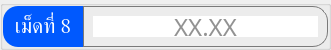
                     <widget class="QGroupBox" name="thickness_val_group_8">
                      <property name="minimumSize">
                       <size>
                        <width>0</width>
                        <height>50</height>
                       </size>
                      </property>
                      <property name="maximumSize">
                       <size>
                        <width>16777215</width>
                        <height>50</height>
                       </size>
                      </property>
                      <property name="styleSheet">
                       <string notr="true">color: rgb(255, 255, 255);</string>
                      </property>
                      <layout class="QHBoxLayout" name="horizontalLayout_27">
                       <property name="spacing">
                        <number>0</number>
                       </property>
                       <property name="leftMargin">
                        <number>0</number>
                       </property>
                       <property name="topMargin">
                        <number>0</number>
                       </property>
                       <property name="rightMargin">
                        <number>0</number>
                       </property>
                       <property name="bottomMargin">
                        <number>0</number>
                       </property>
                       <item>
                        <widget class="QLabel" name="thickness_val_title_8">
                         <property name="minimumSize">
                          <size>
                           <width>80</width>
                           <height>0</height>
                          </size>
                         </property>
                         <property name="font">
                          <font>
                           <family>Kanit</family>
                           <pointsize>16</pointsize>
                           <italic>false</italic>
                           <bold>false</bold>
                           <underline>false</underline>
                           <strikeout>false</strikeout>
                          </font>
                         </property>
                         <property name="styleSheet">
                          <string notr="true">background-color: #0059fe;
border-top-left-radius: 15px;
border-bottom-left-radius: 15px;</string>
                         </property>
                         <property name="text">
                          <string>เม็ดที่ 8</string>
                         </property>
                         <property name="alignment">
                          <set>Qt::AlignmentFlag::AlignCenter</set>
                         </property>
                        </widget>
                       </item>
                       <item>
                        <widget class="QFrame" name="thickness_val_frame_8">
                         <property name="styleSheet">
                          <string notr="true">border: solid;
border-width: 1px;
border-color: rgb(121, 121, 121);
border-top-right-radius: 15px;
border-bottom-right-radius: 15px;</string>
                         </property>
                         <property name="frameShape">
                          <enum>QFrame::Shape::StyledPanel</enum>
                         </property>
                         <property name="frameShadow">
                          <enum>QFrame::Shadow::Raised</enum>
                         </property>
                         <layout class="QHBoxLayout" name="horizontalLayout_28">
                          <item>
                           <widget class="QLineEdit" name="thickness_val_8">
                            <property name="font">
                             <font>
                              <family>Kanit</family>
                              <pointsize>18</pointsize>
                              <fontweight>Medium</fontweight>
                             </font>
                            </property>
                            <property name="styleSheet">
                             <string notr="true">color: rgb(38, 38, 38);
border: none;
border-radius: 0;</string>
                            </property>
                            <property name="inputMethodHints">
                             <set>Qt::InputMethodHint::ImhDigitsOnly</set>
                            </property>
                            <property name="text">
                             <string/>
                            </property>
                            <property name="maxLength">
                             <number>5</number>
                            </property>
                            <property name="alignment">
                             <set>Qt::AlignmentFlag::AlignCenter</set>
                            </property>
                            <property name="placeholderText">
                             <string>XX.XX</string>
                            </property>
                            <property name="clearButtonEnabled">
                             <bool>false</bool>
                            </property>
                           </widget>
                          </item>
                         </layout>
                        </widget>
                       </item>
                      </layout>
                     </widget>
